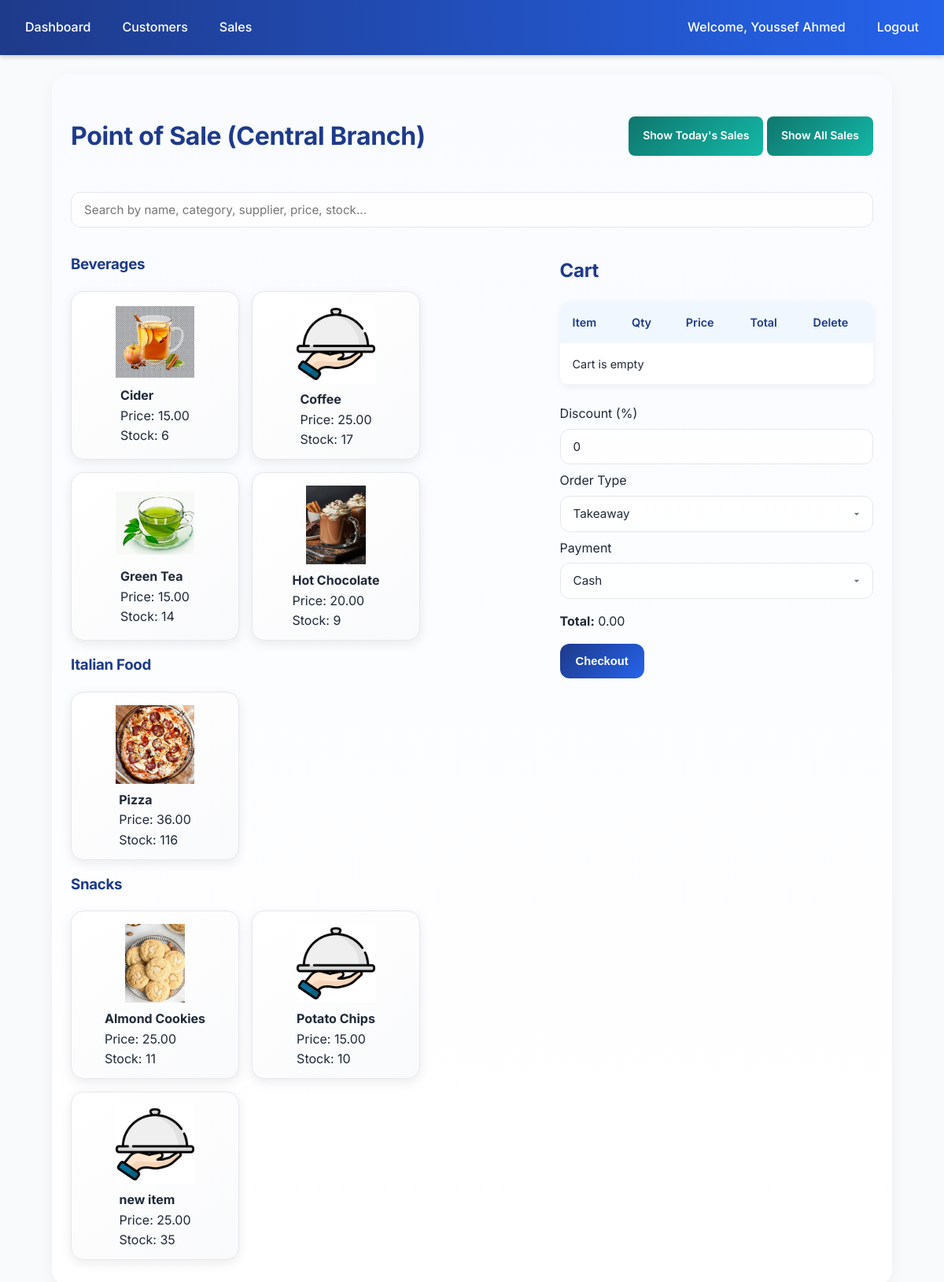
/sales/pos/ (signed in), run on the app's committed database.
### accounts/models.py (models this page shows, shortened)
class User(AbstractUser):
    ROLE_CHOICES = (
        ('admin', 'Admin'),
        ('manager', 'Manager'),
        ('cashier', 'Cashier'),
    )
    role = models.CharField(max_length=20, choices=ROLE_CHOICES, default='cashier')
    branch = models.ForeignKey('branches.Branch', null=True, blank=True, on_delete=models.SET_NULL)
    added_by = models.ForeignKey(
        'self', null=True, blank=True, on_delete=models.SET_NULL, related_name='added_users'
    )
    profile_image = models.ImageField(upload_to="profiles/", null=True, blank=True)

### branches/models.py (models this page shows, shortened)
class Branch(models.Model):
    name = models.CharField(max_length=100)
    address = models.TextField(blank=True, null=True)
    city = models.CharField(max_length=50, blank=True, null=True)
    phone = models.CharField(max_length=20, blank=True, null=True)
    email = models.EmailField(blank=True, null=True)
    website = models.URLField(blank=True, null=True)

### inventory/models.py (models this page shows, shortened)
class Category(models.Model):
    name = models.CharField(max_length=100)
    branch = models.ForeignKey(Branch, on_delete=models.CASCADE)
    description = models.TextField(blank=True, null=True)
    class Meta:
        unique_together = ('name', 'branch')
        ordering = ['name']

class Item(models.Model):
    sku = models.CharField(max_length=64, blank=True, null=True, unique=True)
    name = models.CharField(max_length=200)
    category = models.ForeignKey(Category, null=True, blank=True, on_delete=models.SET_NULL)
    price = models.DecimalField(max_digits=10, decimal_places=2, default=0)
    stock = models.IntegerField(default=0)
    barcode = models.CharField(max_length=100, blank=True, null=True)
    image = models.ImageField(upload_to='items/', blank=True, null=True)
    branch = models.ForeignKey(Branch, on_delete=models.CASCADE)
    supplier = models.ForeignKey(Supplier, null=True, blank=True, on_delete=models.PROTECT)
    class Meta:
        ordering = ['name']

### sales/views.py (the view)
# urls.py: path("pos/", views.pos, name="pos"),
@login_required
def pos(request):
    branch = getattr(request.user, "branch", None)
    if branch:
        items = Item.objects.select_related("category").filter(branch=branch, stock__gt=0)
        categories = Category.objects.filter(item__branch=branch).distinct()
        customers = Customer.objects.filter(branch=branch)
    else:
        items = Item.objects.none()
        categories = Category.objects.none()
        customers = Customer.objects.none()
    return render(request, "sales/pos.html", {
        "items": items,
        "categories": categories,
        "customers": customers,
        "branch": branch,
    })

### sales/templates/sales/pos.html (shortened to what this page needs)
{% extends "accounts/layout.html" %}
{% load static %}
{% block content %}
<div class="d-flex justify-content-between align-items-center flex-wrap gap-3 mb-4">
  <h1 class="m-0 flex-grow-1">
    Point of Sale {% if branch %}({{ branch.name }}){% endif %}
  </h1>
  <div>
    <a href="{% url 'sales:sales_today' %}" class="btn-info">Show Today's Sales</a>
    <a href="{% url 'sales:sales_list' %}" class="btn-info">Show All Sales</a>
  </div>
</div>
<input type="text" id="itemSearch" class="form-control mb-3" placeholder="Search by name, category, supplier, price, stock...">
<div class="d-flex gap-4">
  <div style="width:60%;" id="itemsContainer">
    {% for cat in categories %}
      <h3 class="mt-3">{{ cat.name }}</h3>
      <div class="d-flex flex-wrap gap-3 category-items">
        {% for item in items %}
          {% if item.category_id == cat.id %}
            {% if not branch or item.branch_id == branch.id %}
              <div class="item-card border p-2 clickable-item" style="width:160px; cursor:pointer;"
                  data-id="{{ item.id }}"
                  data-name="{{ item.name }}"
                  data-price="{{ item.price }}"
                  data-name-lower="{{ item.name|lower }}"
                  data-category="{{ cat.name|lower }}"
                  data-supplier="{{ item.supplier.name|default:''|lower }}"
                  data-price-search="{{ item.price }}"
                  data-stock="{{ item.stock }}">
                {% if item.image %}
                  <img src="/media/{{ item.image }}" alt="{{ item.name }}" class="img-fluid" style="height:150px; width:150px;">
                {% else %}
                  <img src="{% static 'images/no-image.jpg' %}" alt="No Image" class="img-fluid" style="height:150px; width:150px;">
                {% endif %}
                <div class="mt-2">
                  <strong>{{ item.name }}</strong><br>
                  Price: {{ item.price }}<br>
                  Stock: {{ item.stock }}
                </div>
              </div>
            {% endif %}
          {% endif %}
        {% endfor %}
      </div>
    {% endfor %}
  </div>
  <div style="width:40%;">
    <h2>Cart</h2>
    <table id="cartTable" class="table table-bordered">
      <thead>
        <tr>
          <th>Item</th>
          <th>Qty</th>
          <th>Price</th>
          <th>Total</th>
          <th>Delete</th>
        </tr>
      </thead>
      <tbody></tbody>
    </table>
    <div class="mb-2">
      <label class="form-label fw-semibold">Discount (%)</label>
      <input type="number" id="discount" class="form-control" value="0" min="0" max="100">
    </div>
    <div class="mb-2">
      <label class="form-label fw-semibold">Order Type</label>
      <select id="order_type" class="form-control">
        <option value="takeaway" selected>Takeaway</option>
      </select>
    </div>
    <div class="mb-2">
      <label class="form-label fw-semibold">Payment</label>
      <select id="payment_method" class="form-control">
        <option value="cash">Cash</option>
      </select>
    </div>
    <p><strong>Total:</strong> <span id="cartTotal">0.00</span></p>
    <button type="button" id="checkoutBtn" class="btn btn-primary w-100">Checkout</button>
  </div>
</div>
{% endblock %}
{% block scripts %}
<link href="https://cdn.jsdelivr.net/npm/select2@4.1.0-rc.0/dist/css/select2.min.css" rel="stylesheet" />
<link href="{% static 'css/pos.css' %}" rel="stylesheet">
{% endblock %}

### accounts/templates/accounts/layout.html (shortened to what this page needs)
{% load static %}
<!DOCTYPE html>
<html lang="en">
<head>
    <link rel="stylesheet" href="{% static 'css/styles.css' %}">
    <link rel="stylesheet" href="https://cdn.jsdelivr.net/npm/bootstrap-icons@1.11.1/font/bootstrap-icons.css">
</head>
<body>
    {% if user.is_authenticated and request.resolver_match.url_name != "login" %}
        <nav class="navbar">
            <a href="{% url 'accounts:dashboard' %}">Dashboard</a>
            {% if user.is_superuser %}
                <a href="{% url 'accounts:manage_users' %}">Manage Users</a>
                <a href="{% url 'branches:index' %}">Branches</a>
                <a href="{% url 'inventory:index' %}">Inventory</a>
                <a href="{% url 'inventory:supplier_list' %}?branch={{ user.branch.id }}">Suppliers</a>
            {% elif user.role == "manager" %}
                <a href="{% url 'reports:dashboard' %}?branch={{ user.branch.id }}">Reports</a>
            {% elif user.role == "cashier" %}
                <a href="{% url 'customers:index' %}?branch={{ user.branch.id }}">Customers</a>
                <a href="{% url 'sales:pos' %}?branch={{ user.branch.id }}">Sales</a>
            {% endif %}
            <span class="navbar-text" style="margin-left: auto;">
                <a href="{% url 'accounts:profile' %}">Welcome, {{ user.get_full_name|default:user.username }}</a>
            </span>
            <a href="{% url 'accounts:logout' %}">Logout</a>
        </nav>
    {% endif %}
    <main class="container">
        {% block content %}{% endblock %}
    </main>
    {% block scripts %}{% endblock %}
</body>
</html>

### accounts/static/css/styles.css (style rules this page uses)
:root { --blue-dark: #1e3a8a; --blue: #2563eb; --blue-light: #3b82f6; --blue-lighter: #60a5fa; --blue-soft: #93c5fd; --red-dark: #b91c1c; --red: #ef4444; --red-light: #f87171; --green-dark: #15803d; --green: #16a34a; --green-light: #22c55e; --green-lighter: #4ade80; --green-soft: #bbf7d0; --teal-dark: #0f766e; --teal: #14b8a6; --teal-light: #2dd4bf; --teal-lighter: #5eead4; --teal-soft: #ccfbf1; --yellow-dark: #d97706; --yellow: #facc15; --yellow-light: #fde047; --gray-dark: #1f2937; --gray: #6b7280; --gray-light: #d1d5db; --gray-lighter: #f3f4f6; --gray-soft: #e5e7eb; --bg-light: #f9fbff; --text-dark: #1e293b; --text-muted: #64748b; }
body { font-family: "Inter", sans-serif; background: var(--bg-light); color: var(--text-dark); margin: 0; line-height: 1.6; }
a { text-decoration: none; color: inherit; }
.navbar { background: linear-gradient(90deg, var(--blue-dark), var(--blue)); padding: 14px 20px; display: flex; gap: 16px; align-items: center; color: #fff; box-shadow: 0 2px 6px rgba(0, 0, 0, 0.2); }
.navbar a { color: #fff; padding: 8px 12px; border-radius: 6px; font-weight: 500; transition: background 0.2s, transform 0.2s; }
.container { max-width: 85%; margin: 24px auto; padding: 32px 24px; background: linear-gradient(180deg, #f9fbff 0%, #ffffff 100%); border-radius: 20px; box-shadow: 0 6px 18px rgba(0, 0, 0, 0.05); animation: fadeIn 0.6s ease-in-out; }
button, .btn-primary, .btn-secondary, .btn-danger, .btn-warning, .btn-success, .btn-info { display: inline-flex; align-items: center; justify-content: center; height: 50px; padding: 0 18px; border-radius: 8px; font-weight: 600; cursor: pointer; transition: background 0.3s, transform 0.2s, box-shadow 0.3s; border: none; font-size: 14px; }
.btn-primary { background: linear-gradient(135deg, var(--blue-dark), var(--blue)); color: #fff; }
.btn-info { background: linear-gradient(135deg, var(--teal-dark), var(--teal)); color: #fff; }
input, select { font-family: inherit; font-size: 14px; padding: 10px 12px; margin: 6px 0; border: 1px solid #e2e8f0; border-radius: 6px; transition: border-color 0.2s, box-shadow 0.2s; box-sizing: border-box; display: block; width: 100%; }
select { appearance: none; -webkit-appearance: none; -moz-appearance: none; background-size: 16px; padding-right: 2.5rem; }
button { background: var(--blue); color: #fff; font-weight: 600; cursor: pointer; }
table { width: 100%; border-collapse: collapse; background: #fff; border-radius: 8px; overflow: hidden; }
th, td { padding: 12px 14px; border-bottom: 1px solid #f1f5f9; text-align: left; }
th { background: var(--blue-soft); font-weight: 600; color: var(--blue-dark); font-size: 14px; }

### data on the page
User: get_full_name "Youssef Ahmed"
Branch: name "Central Branch"
Category: name "Beverages"
Item: image (picture), name "Cider", price "15.00", stock "6"
Item: name "Coffee", price "25.00", stock "17"
Item: image (picture), name "Green Tea", price "15.00", stock "14"
Item: image (picture), name "Hot Chocolate", price "20.00", stock "9"
Category: name "Italian Food"
Item: image (picture), name "Pizza", price "36.00", stock "116"
Category: name "Snacks"
Item: image (picture), name "Almond Cookies", price "25.00", stock "11"
Item: name "Potato Chips", price "15.00", stock "10"
Item: name "new item", price "25.00", stock "35"
